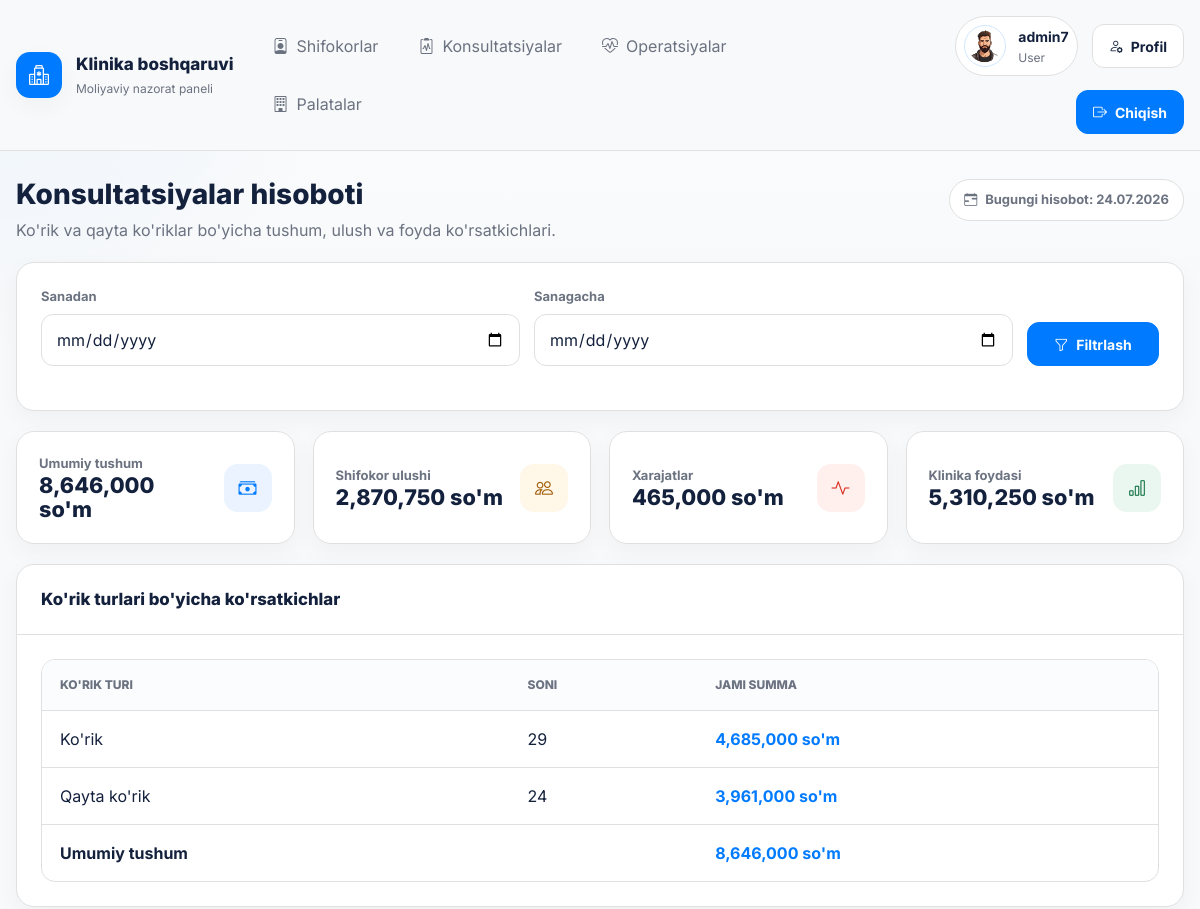
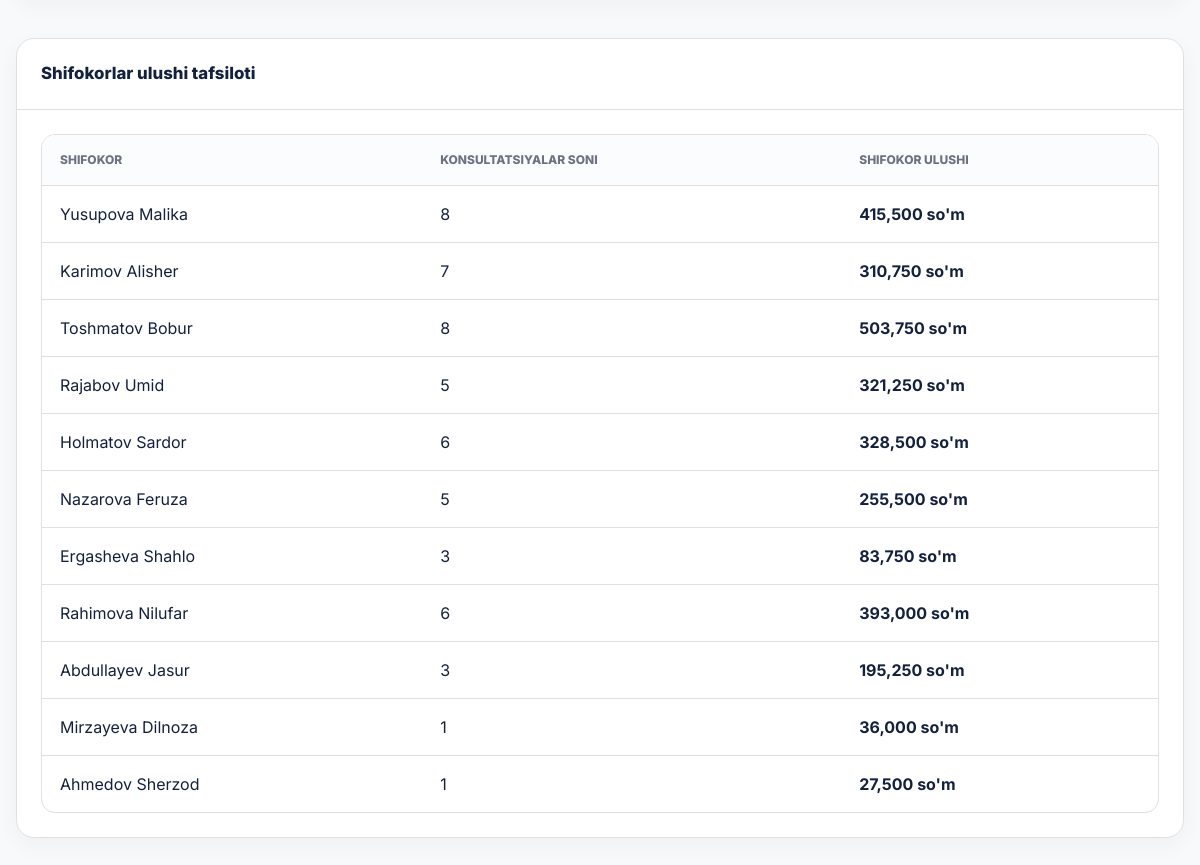
Page /finance/consultation-report/ (signed in) on the committed database (2 pictures, top to bottom).
### accounts/models.py (models this page shows, shortened)
class CustomUser(AbstractUser):
    ROLE_CHOICES = {
        'admin': 'Admin',
        'user': 'User',
    }
    role = models.CharField(max_length=20, choices=ROLE_CHOICES, default='user')
    phone = models.CharField(max_length=15, blank=True, null=True)
    avatar = models.ImageField(upload_to='avatars/', default='avatars/default_avatar.png', blank=True)

### finance/views.py (the view)
# urls.py: path('consultation-report/', ConsultationReportView.as_view(), name='consultation-report'),
class ConsultationReportView(LoginRequiredMixin, TemplateView):
    template_name = 'consultations/consultation_report.html'
    def get_context_data(self, **kwargs):
        context = super().get_context_data(**kwargs)
        consultations = Consultation.objects.all()
        date_from = self.request.GET.get('date_from')
        date_to = self.request.GET.get('date_to')
        if date_from:
            consultations = consultations.filter(date__date__gte=parse_date(date_from))
        if date_to:
            consultations = consultations.filter(date__date__lte=parse_date(date_to))
        korik = consultations.filter(type='korik').aggregate(
            total=Coalesce(Sum('amount'), Decimal('0')),
            count=Count('id')
        )
        qayta_korik = consultations.filter(type='qaytakorik').aggregate(
            total=Coalesce(Sum('amount'), Decimal('0')),
            count=Count('id')
        )
        total_doctor_share = Decimal('0')
        total_clinic_profit = Decimal('0')
        total_consultation_expense = Decimal('0')
        doctor_shares = defaultdict(lambda: {'name': '', 'total_share': Decimal('0'), 'count': 0})
        for c in consultations:
            minus = c.minus_beshming or Decimal('0')
            doctor_share = (c.amount - minus) * c.doctor_percent / 100
            clinic_profit = c.amount - doctor_share - minus
            total_doctor_share += doctor_share
            total_clinic_profit += clinic_profit
            total_consultation_expense += minus
            if c.doctor_id:
                doctor_shares[c.doctor_id]['name'] = str(c.doctor)
                doctor_shares[c.doctor_id]['total_share'] += doctor_share
                doctor_shares[c.doctor_id]['count'] += 1
        context.update({
            'korik': korik,
            'qayta_korik': qayta_korik,
            'total_income': korik['total'] + qayta_korik['total'],
            'total_doctor_share': round(total_doctor_share),
            'total_clinic_profit': round(total_clinic_profit),
            'total_consultation_expense': total_consultation_expense,
            'doctor_shares': doctor_shares.values(),
        })
        return context

### finance/models.py (called while the page is built)
    def __str__(self):
        return f"{self.last_name} {self.first_name}"

### templates/consultations/consultation_report.html (shortened to what this page needs)
{% extends 'base.html' %}
{% load humanize %}
{% block content %}
<section class="report-shell">
    <div class="report-header">
        <div>
            <h1 class="page-title">Konsultatsiyalar hisoboti</h1>
            <p class="page-description">Ko'rik va qayta ko'riklar bo'yicha tushum, ulush va foyda ko'rsatkichlari.</p>
        </div>
        <div class="report-period">
            <i class="bi bi-calendar-range"></i>
            {% if request.GET.date_from or request.GET.date_to %}
                {{ request.GET.date_from|default:"Boshlanishi tanlanmagan" }} - {{ request.GET.date_to|default:"Bugungacha" }}
            {% else %}
                Bugungi hisobot: {% now "d.m.Y" %}
            {% endif %}
        </div>
    </div>
    <section class="surface-card">
        <div class="surface-body">
            <form method="get" class="toolbar">
                <div class="form-field toolbar-grow">
                    <label for="consultation_date_from">Sanadan</label>
                    <input id="consultation_date_from" type="date" name="date_from" value="{{ request.GET.date_from }}">
                </div>
                <div class="form-field toolbar-grow">
                    <label for="consultation_date_to">Sanagacha</label>
                    <input id="consultation_date_to" type="date" name="date_to" value="{{ request.GET.date_to }}">
                </div>
                <button type="submit" class="btn btn-primary"><i class="bi bi-funnel"></i>Filtrlash</button>
            </form>
        </div>
    </section>
    <section class="summary-grid">
        <article class="metric-card">
            <div class="metric-head">
                <div>
                    <div class="metric-label">Umumiy tushum</div>
                    <div class="metric-value">{{ total_income|floatformat:0|intcomma }} so'm</div>
                </div>
                <div class="metric-icon blue"><i class="bi bi-cash-stack"></i></div>
            </div>
        </article>
        <article class="metric-card">
            <div class="metric-head">
                <div>
                    <div class="metric-label">Shifokor ulushi</div>
                    <div class="metric-value">{{ total_doctor_share|floatformat:0|intcomma }} so'm</div>
                </div>
                <div class="metric-icon gold"><i class="bi bi-people"></i></div>
            </div>
        </article>
        <article class="metric-card">
            <div class="metric-head">
                <div>
                    <div class="metric-label">Xarajatlar</div>
                    <div class="metric-value">{{ total_consultation_expense|intcomma }} so'm</div>
                </div>
                <div class="metric-icon red"><i class="bi bi-activity"></i></div>
            </div>
        </article>
        <article class="metric-card">
            <div class="metric-head">
                <div>
                    <div class="metric-label">Klinika foydasi</div>
                    <div class="metric-value">{{ total_clinic_profit|floatformat:0|intcomma }} so'm</div>
                </div>
                <div class="metric-icon green"><i class="bi bi-bar-chart"></i></div>
            </div>
        </article>
    </section>
    <section class="surface-card">
        <div class="surface-head">
            <h2>Ko'rik turlari bo'yicha ko'rsatkichlar</h2>
        </div>
        <div class="surface-body">
            <div class="table-wrap">
                <table class="data-table">
                    <thead>
                        <tr>
                            <th>Ko'rik turi</th>
                            <th>Soni</th>
                            <th>Jami summa</th>
                        </tr>
                    </thead>
                    <tbody>
                        <tr>
                            <td>Ko'rik</td>
                            <td>{{ korik.count|intcomma }}</td>
                            <td class="data-value income">{{ korik.total|floatformat:0|intcomma }} so'm</td>
                        </tr>
                        <tr>
                            <td>Qayta ko'rik</td>
                            <td>{{ qayta_korik.count|intcomma }}</td>
                            <td class="data-value income">{{ qayta_korik.total|floatformat:0|intcomma }} so'm</td>
                        </tr>
                        <tr>
                            <td><strong>Umumiy tushum</strong></td>
                            <td></td>
                            <td class="data-value income"><strong>{{ total_income|floatformat:0|intcomma }} so'm</strong></td>
                        </tr>
                    </tbody>
                </table>
            </div>
        </div>
    </section>
    <section class="surface-card">
        <div class="surface-head">
            <h2>Shifokorlar ulushi tafsiloti</h2>
        </div>
        <div class="surface-body">
            <div class="table-wrap">
                <table class="data-table">
                    <thead>
                        <tr>
                            <th>Shifokor</th>
                            <th>Konsultatsiyalar soni</th>
                            <th>Shifokor ulushi</th>
                        </tr>
                    </thead>
                    <tbody>
                        {% for doctor in doctor_shares %}
                            <tr>
                                <td>{{ doctor.name }}</td>
                                <td>{{ doctor.count|intcomma }}</td>
                                <td class="data-value">{{ doctor.total_share|floatformat:0|intcomma }} so'm</td>
                            </tr>
                        {% empty %}
                            <tr>
                                <td colspan="3" class="empty-state">Ma'lumot topilmadi.</td>
                            </tr>
                        {% endfor %}
                    </tbody>
                </table>
            </div>
        </div>
    </section>
</section>
{% endblock %}

### templates/base.html (shortened to what this page needs)
<!DOCTYPE html>
<html lang="uz">
<head>
    <link rel="stylesheet" href="https://cdn.jsdelivr.net/npm/bootstrap-icons@1.11.3/font/bootstrap-icons.min.css">
</head>
<body>
    <div class="shell">
        <header class="topbar">
            <div class="topbar-inner">
                <a href="{% url 'home' %}" class="brand">
                    <span class="brand-mark"><i class="bi bi-hospital"></i></span>
                    <span class="brand-copy">
                        <span class="brand-title">Klinika boshqaruvi</span>
                        <span class="brand-subtitle">Moliyaviy nazorat paneli</span>
                    </span>
                </a>
                <div class="nav-area">
                    <ul class="nav-links">
                        <li><a href="{% url 'doctor-list' %}"><i class="bi bi-person-badge"></i>Shifokorlar</a></li>
                        <li><a href="{% url 'consultation-list' %}"><i class="bi bi-clipboard2-pulse"></i>Konsultatsiyalar</a></li>
                        <li><a href="{% url 'surgery-list' %}"><i class="bi bi-heart-pulse"></i>Operatsiyalar</a></li>
                        <li><a href="{% url 'room-list' %}"><i class="bi bi-building"></i>Palatalar</a></li>
                    </ul>
                    <div class="nav-actions">
                        {% if user.is_authenticated %}
                            <div class="user-panel">
                                {% if user.avatar %}
                                    <img src="{{ user.avatar.url }}" alt="{{ user.username }}" class="user-avatar">
                                {% else %}
                                    <div class="user-avatar-fallback">{{ user.username|first|upper }}</div>
                                {% endif %}
                                <div class="user-meta">
                                    <span class="user-name">{{ user.get_full_name|default:user.username }}</span>
                                    <span class="user-role">{{ user.get_role_display }}</span>
                                </div>
                            </div>
                            <a href="{% url 'profile-update' %}" class="btn btn-secondary"><i class="bi bi-person-gear"></i>Profil</a>
                            <a href="{% url 'logout' %}" class="btn btn-primary"><i class="bi bi-box-arrow-right"></i>Chiqish</a>
                        {% else %}
                            <a href="{% url 'login' %}" class="btn btn-secondary"><i class="bi bi-box-arrow-in-right"></i>Kirish</a>
                            <a href="{% url 'register' %}" class="btn btn-primary"><i class="bi bi-person-plus"></i>Ro'yxatdan o'tish</a>
                        {% endif %}
                    </div>
                </div>
            </div>
        </header>
        <main class="page-wrap">
            {% block content %}{% endblock %}
        </main>
    </div>
</body>
</html>

### rows in the picture
CustomUser: avatar (placeholder picture), get_full_name "admin7", role "User"

### other values in the picture
{{ total_income|floatformat:0|intcomma }} "8,646,000"
{{ total_doctor_share|floatformat:0|intcomma }} "2,870,750"
{{ total_consultation_expense|intcomma }} "465,000"
{{ total_clinic_profit|floatformat:0|intcomma }} "5,310,250"
{{ korik.count|intcomma }} "29"
{{ korik.total|floatformat:0|intcomma }} "4,685,000"
{{ qayta_korik.count|intcomma }} "24"
{{ qayta_korik.total|floatformat:0|intcomma }} "3,961,000"
{{ doctor.name }} "Yusupova Malika" "Karimov Alisher" "Toshmatov Bobur" "Rajabov Umid" "Holmatov Sardor" "Nazarova Feruza" "Ergasheva Shahlo" "Rahimova Nilufar" "Abdullayev Jasur" "Mirzayeva Dilnoza" "Ahmedov Sherzod"
{{ doctor.count|intcomma }} "8" "7" "8" "5" "6" "5" "3" "6" "3" "1" "1"
{{ doctor.total_share|floatformat:0|intcomma }} "415,500" "310,750" "503,750" "321,250" "328,500" "255,500" "83,750" "393,000" "195,250" "36,000" "27,500"
